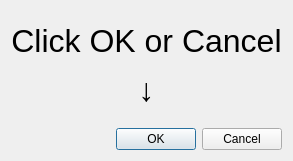
<?xml version="1.0" encoding="UTF-8"?>
<ui version="4.0">
 <class>Dialog</class>
 <widget class="QDialog" name="Dialog">
  <property name="geometry">
   <rect>
    <x>0</x>
    <y>0</y>
    <width>284</width>
    <height>161</height>
   </rect>
  </property>
  <property name="windowTitle">
   <string>Please click the button.</string>
  </property>
  <layout class="QGridLayout" name="gridLayout">
   <item row="0" column="0">
    <layout class="QVBoxLayout" name="verticalLayout">
     <item>
      <widget class="QLabel" name="label">
       <property name="font">
        <font>
         <pointsize>56</pointsize>
        </font>
       </property>
       <property name="text">
        <string>&lt;html&gt;&lt;head/&gt;&lt;body&gt;&lt;p&gt;&lt;span style=&quot; font-size:24pt;&quot;&gt;Click OK or Cancel&lt;/span&gt;&lt;/p&gt;&lt;p&gt;&lt;span style=&quot; font-size:24pt;&quot;&gt;↓&lt;/span&gt;&lt;/p&gt;&lt;/body&gt;&lt;/html&gt;</string>
       </property>
       <property name="alignment">
        <set>Qt::AlignCenter</set>
       </property>
      </widget>
     </item>
     <item>
      <widget class="QDialogButtonBox" name="buttonBox">
       <property name="orientation">
        <enum>Qt::Horizontal</enum>
       </property>
       <property name="standardButtons">
        <set>QDialogButtonBox::Cancel|QDialogButtonBox::Ok</set>
       </property>
      </widget>
     </item>
    </layout>
   </item>
  </layout>
 </widget>
 <resources/>
 <connections>
  <connection>
   <sender>buttonBox</sender>
   <signal>accepted()</signal>
   <receiver>Dialog</receiver>
   <slot>accept()</slot>
   <hints>
    <hint type="sourcelabel">
     <x>329</x>
     <y>156</y>
    </hint>
    <hint type="destinationlabel">
     <x>157</x>
     <y>274</y>
    </hint>
   </hints>
  </connection>
  <connection>
   <sender>buttonBox</sender>
   <signal>rejected()</signal>
   <receiver>Dialog</receiver>
   <slot>reject()</slot>
   <hints>
    <hint type="sourcelabel">
     <x>333</x>
     <y>162</y>
    </hint>
    <hint type="destinationlabel">
     <x>286</x>
     <y>274</y>
    </hint>
   </hints>
  </connection>
 </connections>
</ui>
